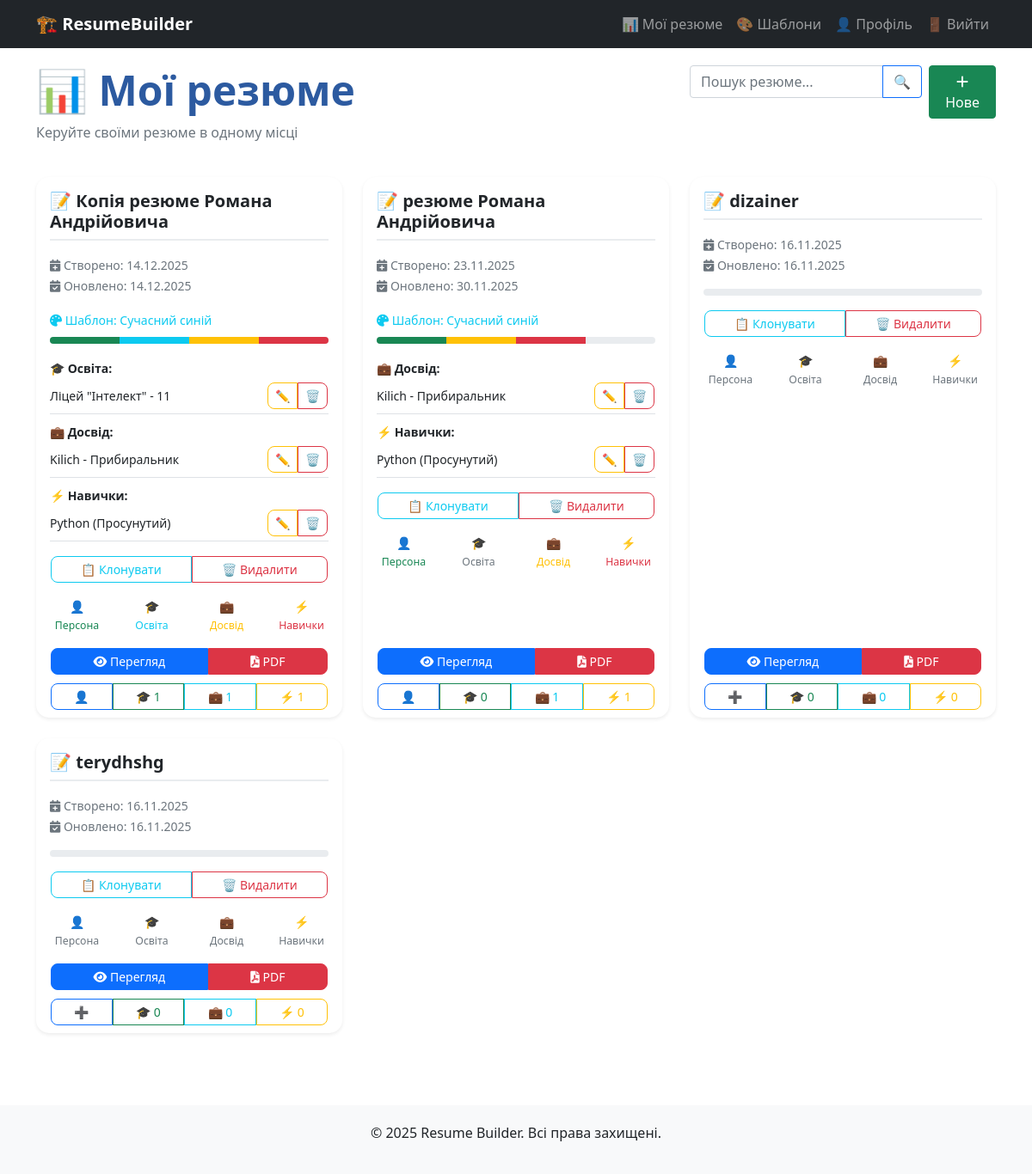
The page /dashboard/ (signed in) on the database its author committed.
### resumes/models.py (models this page shows, shortened)
class Resume(models.Model):
    user = models.ForeignKey(User, on_delete=models.CASCADE, verbose_name="Користувач")
    title = models.CharField(max_length=200, verbose_name="Назва резюме")
    template = models.ForeignKey(ResumeTemplate, on_delete=models.SET_NULL, null=True, blank=True, verbose_name="Шаблон")
    created_at = models.DateTimeField(auto_now_add=True, verbose_name="Дата створення")
    updated_at = models.DateTimeField(auto_now=True, verbose_name="Дата оновлення")
    class Meta:
        verbose_name = "Резюме"
        ordering = ['-created_at']

class ResumeTemplate(models.Model):
    TEMPLATE_TYPES = [
        ('modern', 'Сучасний'),
        ('classic', 'Класичний'),
        ('creative', 'Креативний'),
        ('minimal', 'Мінімалістичний'),
    ]
    name = models.CharField(max_length=100, verbose_name="Назва шаблону")
    description = models.TextField(verbose_name="Опис")
    template_type = models.CharField(max_length=20, choices=TEMPLATE_TYPES, default='modern', verbose_name="Тип шаблону")
    preview_image = models.ImageField(upload_to='template_previews/', blank=True, null=True, verbose_name="Зображення перегляду")
    html_template = models.TextField(verbose_name="HTML шаблон")
    css_styles = models.TextField(verbose_name="CSS стилі")
    is_active = models.BooleanField(default=True, verbose_name="Активний")
    is_premium = models.BooleanField(default=False, verbose_name="Преміум")
    price = models.DecimalField(max_digits=6, decimal_places=2, default=0, verbose_name="Ціна")
    created_at = models.DateTimeField(auto_now_add=True)
    class Meta:
        verbose_name = "Шаблон резюме"
        verbose_name_plural = "Шаблони резюме"

class Education(models.Model):
    DEGREE_TYPES = [
        ('high_school', 'Середня школа'),
        ('bachelor', 'Бакалавр'),
        ('master', 'Магістр'),
        ('phd', 'Доктор наук'),
        ('certificate', 'Сертифікат'),
        ('other', 'Інше'),
    ]
    resume = models.ForeignKey(
        Resume,
        on_delete=models.CASCADE,
        related_name='education',
        verbose_name="Резюме"
    )
    institution = models.CharField(
        max_length=200,
        verbose_name="Навчальний заклад"
    )
    degree = models.CharField(
        max_length=100,
        verbose_name="Ступінь"
    )
    degree_type = models.CharField(
        max_length=20,
        choices=DEGREE_TYPES,
        default='bachelor',
        verbose_name="Тип ступеня"
    )
    field_of_study = models.CharField(
        max_length=100,
        verbose_name="Спеціальність"
    )
    start_date = models.DateField(
        verbose_name="Дата початку"
    )
    end_date = models.DateField(
        null=True,
        blank=True,
        verbose_name="Дата закінчення"
    )
    currently_studying = models.BooleanField(
        default=False,
        verbose_name="Навчаюсь зараз"
    )
    description = models.TextField(
        blank=True,
        verbose_name="Опис"
    )

class Experience(models.Model):
    resume = models.ForeignKey(
        Resume,
        on_delete=models.CASCADE,
        related_name='experiences',
        verbose_name="Резюме"
    )
    company = models.CharField(
        max_length=100,
        verbose_name="Компанія"
    )
    position = models.CharField(
        max_length=100,
        verbose_name="Посада"
    )
    start_date = models.DateField(
        verbose_name="Дата початку"
    )
    end_date = models.DateField(
        null=True,
        blank=True,
        verbose_name="Дата закінчення"
    )
    currently_working = models.BooleanField(
        default=False,
        verbose_name="Працюю зараз"
    )
    description = models.TextField(
        verbose_name="Опис обов'язків"
    )

class Skill(models.Model):
    SKILL_LEVELS = [
        ('beginner', 'Початківець'),
        ('intermediate', 'Середній'),
        ('advanced', 'Просунутий'),
        ('expert', 'Експерт'),
    ]
    resume = models.ForeignKey(
        Resume,
        on_delete=models.CASCADE,
        related_name='skills',
        verbose_name="Резюме"
    )
    name = models.CharField(
        max_length=50,
        verbose_name="Назва навички"
    )
    level = models.CharField(
        max_length=20,
        choices=SKILL_LEVELS,
        verbose_name="Рівень"
    )
    category = models.CharField(
        max_length=50,
        blank=True,
        verbose_name="Категорія"
    )

### resumes/views.py (the view)
# urls.py: path('dashboard/', views.dashboard, name='dashboard'),
@login_required
def dashboard(request):
    resumes = Resume.objects.filter(user=request.user)
    search_query = request.GET.get('search', '')
    if search_query:
        resumes = resumes.filter(title__icontains=search_query)
    return render(request, 'resumes/dashboard.html', {
        'resumes': resumes,
        'search_query': search_query
    })

### templates/resumes/dashboard.html (shortened to what this page needs)
{% extends 'base.html' %}
{% block content %}
<div class="container">
    <div class="row mb-4">
        <div class="col-md-8">
            <h1 class="display-5 fw-bold text-primary">📊 Мої резюме</h1>
            <p class="text-muted">Керуйте своїми резюме в одному місці</p>
        </div>
        <div class="col-md-4">
            <div class="d-flex gap-2">
                <form method="get" class="flex-grow-1">
                    <div class="input-group">
                        <input type="text" name="search" value="{{ search_query }}"
                               class="form-control" placeholder="Пошук резюме...">
                        <button type="submit" class="btn btn-outline-primary">🔍</button>
                    </div>
                </form>
                <a href="{% url 'create_resume' %}" class="btn btn-success">
                    <i class="fas fa-plus"></i> Нове
                </a>
            </div>
        </div>
    </div>
    {% if resumes %}
    <div class="row">
        {% for resume in resumes %}
        <div class="col-xl-4 col-lg-6 col-md-6 mb-4">
            <div class="card h-100 shadow-sm border-0 resume-card">
                <div class="card-body">
                    <h5 class="card-title text-dark mb-3">
                        📝 {{ resume.title }}
                    </h5>
                    <div class="mb-3">
                        <small class="text-muted">
                            <i class="fas fa-calendar-plus"></i> Створено: {{ resume.created_at|date:"d.m.Y" }}<br>
                            <i class="fas fa-calendar-check"></i> Оновлено: {{ resume.updated_at|date:"d.m.Y" }}
                        </small>
                    </div>
                    {% if resume.template %}
                    <div class="mb-2">
                        <small class="text-info">
                            <i class="fas fa-palette"></i> Шаблон: {{ resume.template.name }}
                        </small>
                    </div>
                    {% endif %}
                    <div class="progress mb-3" style="height: 8px;">
                        {% widthratio resume.personal_info|yesno:"1,0" 1 25 as personal_width %}
                        {% widthratio resume.education.count 1 25 as education_width %}
                        {% widthratio resume.experiences.count 1 25 as experience_width %}
                        {% widthratio resume.skills.count 1 25 as skills_width %}
                        <div class="progress-bar bg-success" style="width: {{ personal_width }}%"></div>
                        <div class="progress-bar bg-info" style="width: {{ education_width }}%"></div>
                        <div class="progress-bar bg-warning" style="width: {{ experience_width }}%"></div>
                        <div class="progress-bar bg-danger" style="width: {{ skills_width }}%"></div>
                    </div>
                    {% if resume.education.count %}
                    <div class="mt-2">
                        <small><strong>🎓 Освіта:</strong></small>
                        {% for edu in resume.education.all %}
                        <div class="d-flex justify-content-between align-items-center small py-1 border-bottom">
                            <span>{{ edu.institution }} - {{ edu.degree }}</span>
                            <div class="btn-group">
                                <a href="{% url 'edit_education' edu.id %}" class="btn btn-sm btn-outline-warning">✏️</a>
                                <a href="{% url 'delete_education' edu.id %}" class="btn btn-sm btn-outline-danger">🗑️</a>
                            </div>
                        </div>
                        {% endfor %}
                    </div>
                    {% endif %}
                    {% if resume.experiences.count %}
                    <div class="mt-2">
                        <small><strong>💼 Досвід:</strong></small>
                        {% for exp in resume.experiences.all %}
                        <div class="d-flex justify-content-between align-items-center small py-1 border-bottom">
                            <span>{{ exp.company }} - {{ exp.position }}</span>
                            <div class="btn-group">
                                <a href="{% url 'edit_experience' exp.id %}" class="btn btn-sm btn-outline-warning">✏️</a>
                                <a href="{% url 'delete_experience' exp.id %}" class="btn btn-sm btn-outline-danger">🗑️</a>
                            </div>
                        </div>
                        {% endfor %}
                    </div>
                    {% endif %}
                    {% if resume.skills.count %}
                    <div class="mt-2">
                        <small><strong>⚡ Навички:</strong></small>
                        {% for skill in resume.skills.all %}
                        <div class="d-flex justify-content-between align-items-center small py-1 border-bottom">
                            <span>{{ skill.name }} ({{ skill.get_level_display }})</span>
                            <div class="btn-group">
                                <a href="{% url 'edit_skill' skill.id %}" class="btn btn-sm btn-outline-warning">✏️</a>
                                <a href="{% url 'delete_skill' skill.id %}" class="btn btn-sm btn-outline-danger">🗑️</a>
                            </div>
                        </div>
                        {% endfor %}
                    </div>
                    {% endif %}
                    <div class="mt-3">
                        <div class="btn-group w-100">
                            <a href="{% url 'clone_resume' resume.id %}" class="btn btn-outline-info btn-sm">
                                📋 Клонувати
                            </a>
                            <a href="{% url 'delete_resume' resume.id %}" class="btn btn-outline-danger btn-sm">
                                🗑️ Видалити
                            </a>
                        </div>
                    </div>
                    <div class="row text-center small mt-3">
                        <div class="col-3">
                            <div class="{% if resume.personal_info %}text-success{% else %}text-muted{% endif %}">
                                👤<br>
                                <small>Персона</small>
                            </div>
                        </div>
                        <div class="col-3">
                            <div class="{% if resume.education.count %}text-info{% else %}text-muted{% endif %}">
                                🎓<br>
                                <small>Освіта</small>
                            </div>
                        </div>
                        <div class="col-3">
                            <div class="{% if resume.experiences.count %}text-warning{% else %}text-muted{% endif %}">
                                💼<br>
                                <small>Досвід</small>
                            </div>
                        </div>
                        <div class="col-3">
                            <div class="{% if resume.skills.count %}text-danger{% else %}text-muted{% endif %}">
                                ⚡<br>
                                <small>Навички</small>
                            </div>
                        </div>
                    </div>
                </div>
                <div class="card-footer bg-transparent border-top-0 pt-0">
                    <div class="btn-group w-100 mb-2">
                        <a href="{% url 'view_resume' resume.id %}" class="btn btn-primary btn-sm">
                            <i class="fas fa-eye"></i> Перегляд
                        </a>
                        <a href="{% url 'export_pdf' resume.id %}" class="btn btn-danger btn-sm">
                            <i class="fas fa-file-pdf"></i> PDF
                        </a>
                    </div>
                    <div class="btn-group w-100">
                        <a href="{% url 'edit_personal_info' resume.id %}" class="btn btn-outline-primary btn-sm">
                            {% if resume.personal_info %}👤{% else %}➕{% endif %}
                        </a>
                        <a href="{% url 'add_education' resume.id %}" class="btn btn-outline-success btn-sm">
                            🎓 {{ resume.education.count }}
                        </a>
                        <a href="{% url 'add_experience' resume.id %}" class="btn btn-outline-info btn-sm">
                            💼 {{ resume.experiences.count }}
                        </a>
                        <a href="{% url 'add_skill' resume.id %}" class="btn btn-outline-warning btn-sm">
                            ⚡ {{ resume.skills.count }}
                        </a>
                    </div>
                </div>
            </div>
        </div>
        {% endfor %}
    </div>
    {% endif %}
</div>
{% endblock %}

### static/css/resume.css (style rules this page uses)
.resume-card { transition: all 0.3s ease; border: none; border-radius: 15px; overflow: hidden; }
.card-title { font-weight: 600; border-bottom: 2px solid #e9ecef; padding-bottom: 0.5rem; }
.progress { border-radius: 10px; }
.btn-group .btn { border-radius: 8px; margin: 1px; }
.btn-sm { padding: 0.25rem 0.5rem; font-size: 0.875rem; }
.text-primary { color: #2c5aa0 !important; }

### rows shown on the page
Resume: title "Копія резюме Романа Андрійовича", created_at "14.12.2025", updated_at "14.12.2025", template.name "Сучасний синій", {{ personal_width }} 25 (drawn), {{ education_width }} 25 (drawn), {{ experience_width }} 25 (drawn), {{ skills_width }} 25 (drawn), education.count "1", experiences.count "1", skills.count "1"
Education: institution "Ліцей \"Інтелект\"", degree "11"
Experience: company "Kilich", position "Прибиральник"
Skill: name "Python", level "Просунутий"
Resume: title "резюме Романа Андрійовича", created_at "23.11.2025", updated_at "30.11.2025", template.name "Сучасний синій", {{ personal_width }} 25 (drawn), {{ experience_width }} 25 (drawn), {{ skills_width }} 25 (drawn), education.count "0", experiences.count "1", skills.count "1"
Experience: company "Kilich", position "Прибиральник"
Skill: name "Python", level "Просунутий"
Resume: title "dizainer", created_at "16.11.2025", updated_at "16.11.2025", education.count "0", experiences.count "0", skills.count "0"
Resume: title "terydhshg", created_at "16.11.2025", updated_at "16.11.2025", education.count "0", experiences.count "0", skills.count "0"
